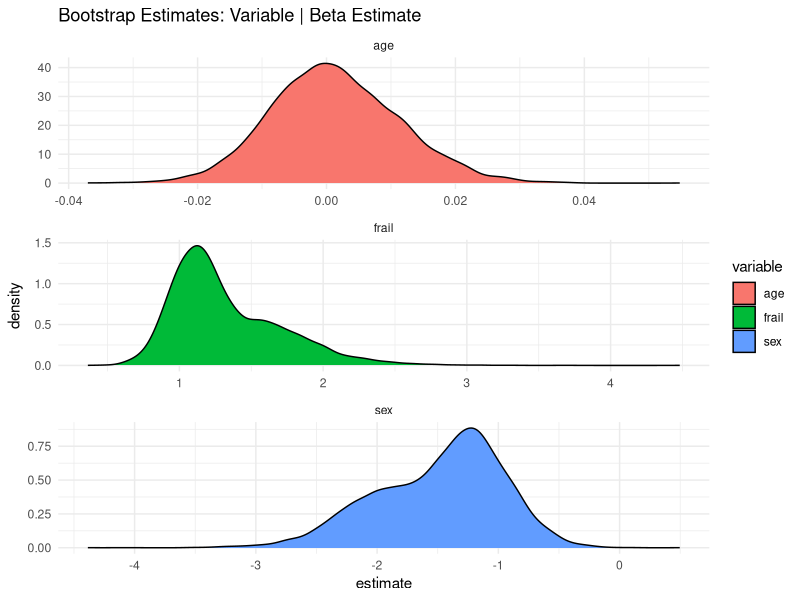

Recreate this plot in R. (Note: a time limit stopped this script after it produced the figure.)
## ---- chunk 1
knitr::opts_chunk$set(echo = TRUE)
suppressPackageStartupMessages( library(survival))
suppressPackageStartupMessages( library(survminer))
suppressPackageStartupMessages( library(boot))
suppressPackageStartupMessages( library(ggplot2))
suppressPackageStartupMessages( library(parallel))
suppressPackageStartupMessages( library(data.table))
## ---- chunk 2
data("kidney")
kidney <- data.table(kidney)
#parallelize bootstrap to speed up compute
B <- 1e04

bs_res <- rbindlist(mclapply(1:B, function(b) {
  pick_indices <- sample(1:nrow(kidney), size = nrow(kidney), replace = T)
  bs_data <- kidney[pick_indices]
  bs_mod <- coxph(Surv(time, status) ~ age + sex + frail , data = bs_data)
  df_coef <- data.table(variable = names(bs_mod$coefficients) ,
                         estimate = as.numeric(bs_mod$coefficients), 
                         estimate_type = 'Beta',  stringsAsFactors = F)
  df_se <- data.table(variable = names(bs_mod$coefficients) ,
                         estimate = sqrt(diag(bs_mod$var)), 
                         estimate_type = 'Standard Error',  stringsAsFactors = F)
  return(rbindlist(list(df_coef, df_se)))
}, mc.cores = 10))

#summarize bootstrap results
sum_res <- bs_res[ ,.(bs_mean = mean(estimate, na.rm=T)),.(variable,estimate_type)]
se <- sum_res[estimate_type == 'Standard Error']$bs_mean
sum_res <- sum_res[estimate_type == 'Beta']
sum_res <- transform(sum_res, 
                     std_err = paste0('[',round(bs_mean - 1.645*se,digits = 3),',',round(bs_mean + 1.645*se,digits = 3),']'),
                     bs_mean = round(bs_mean, digits = 3),
                     estimate_type = NULL)
setnames(sum_res, names(sum_res), c('Variable','Estimate (Mean)','Std Error (1.645 * Mean SE)'))
knitr::kable(sum_res,caption = 'PH Regression: Bootstrap Results (B = 10,000)',align = 'l')
## ---- chunk 3
############Function for bootstrapping "Age"
bs_fun_age <- function(data, indices){
	bs_dat <- data[indices,]
  	res.cox <- coxph(Surv(time, status) ~ age + sex + frail , data = bs_dat)
  	return(c(as.numeric(res.cox$coefficients["age"])))
}
############Sex
bs_fun_sex <- function(data, indices){
	bs_dat <- data[indices,]
  	res.cox <- coxph(Surv(time, status) ~ age + sex + frail , data = bs_dat)
  	return(as.numeric(res.cox$coefficients["sex"]))
}
############Frail
bs_fun_frail <- function(data, indices){
	bs_dat <- data[indices,]
  	res.cox <- coxph(Surv(time, status) ~ age + sex + frail , data = bs_dat)
  	return(as.numeric(res.cox$coefficients["frail"]))
}

#boot objects
bs_res_age <- suppressWarnings(boot(kidney, bs_fun_age, R=B,parallel = 'multicore',
                                    ncpus = 10))
bs_res_sex <- suppressWarnings(boot(kidney, bs_fun_sex, R=B, parallel = 'multicore',
                                    ncpus=10))
bs_res_frail <- suppressWarnings(boot(kidney, bs_fun_frail, R=B, parallel = 'multicore',
                                      ncpus = 10))
#ci results
bs_ci_age <- suppressWarnings(boot.ci(bs_res_age, conf = 0.90, 
                                      var.t0 = NULL, type = "norm", parallel = 'multicore',
                                      ncpus = 10))

bs_ci_sex <- suppressWarnings(boot.ci(bs_res_sex, conf = 0.90, var.t0 = NULL, type = "norm", 
                                      parallel = 'multicore', ncpus = 10))

bs_ci_frail <- suppressWarnings(boot.ci(bs_res_frail, conf = 0.90, var.t0 = NULL, type = "norm", 
                                        parallel = 'multicore', ncpus = 10))

# summarize and table it up
get_upper_lower <- function(x){
  upper = round(x$normal[2],digits = 3)
  lower = round(x$normal[3], digits = 3)
  return(paste0('[',upper,',',lower,']'))
}

comp_table <- data.frame(
  variable = c('age','sex','frail'),
  interval = c(get_upper_lower(bs_ci_age),get_upper_lower(bs_ci_sex),get_upper_lower(bs_ci_frail)),
  interval_by_hand = sum_res[,3,with=F],
  stringsAsFactors = F
)
# setnames(comp_table, names(comp_table), c('Variable', 'Interval: boot Package',
#                                           'Interval: Hand Calculation'))
# knitr::kable(comp_table,caption = 'Bootstrap Results Comparison (B = 10,000)',align = 'l')
## ---- chunk 4
ggplot(bs_res[estimate_type == 'Beta'], aes(x = estimate, fill = variable) ) + geom_density() + theme_minimal() + facet_wrap(~variable,scales = 'free',nrow=3) + ggtitle('Bootstrap Estimates: Variable | Beta Estimate ')

## ---- chunk 5
age_bca <- suppressWarnings(boot.ci(bs_res_age, conf = 0.90, var.t0 = NULL, type = "bca"))
sex_bca <- suppressWarnings(boot.ci(bs_res_sex, conf = 0.90, var.t0 = NULL, type = "bca"))
frail_bca <- suppressWarnings(boot.ci(bs_res_frail, conf = 0.90, var.t0 = NULL, type = "bca"))

get_upper_lower_bca <- function(x){
  upper = round(x$bca[4],digits = 3)
  lower = round(x$bca[5], digits = 3)
  return(paste0('[',upper,',',lower,']'))
}

bca_table <- data.frame(
  variable = c('age','sex','frail'),
  interval_bca = c(get_upper_lower_bca(age_bca),get_upper_lower_bca(sex_bca),get_upper_lower_bca(frail_bca)),
  interval_norm = comp_table[,2],
  interval_by_hand = sum_res[,3,with=F],
  interval_hand_perc = c('[*TBD,TBD*]','[*TBD,TBD*]','[*TBD,TBD*]'),
  stringsAsFactors = F)

#only need two tables
setnames(bca_table, names(bca_table), c('Variable', 'boot (BCa)','boot (Normal)',
                                          'Hand calc (Normal)', 'Hand calc (Percentile)'))
knitr::kable(bca_table,caption = 'Bootstrap Results Comparison (B = 10,000)',align = 'l')
## ---- chunk 6
suppressPackageStartupMessages( library(parallel))
suppressPackageStartupMessages( library(data.table))
data("kidney")
kidney <- data.table(kidney)
#parallelize bootstrap to speed up compute
B <- 1e04

bs_res <- rbindlist(mclapply(1:B, function(b) {
  pick_indices <- sample(1:nrow(kidney), size = nrow(kidney), replace = T)
  bs_data <- kidney[pick_indices]
  bs_mod <- coxph(Surv(time, status) ~ age + sex + disease + frail , 
                  data = bs_data)
  df_coef <- data.table(variable = names(bs_mod$coefficients) ,
                         estimate = as.numeric(bs_mod$coefficients), 
                         estimate_type = 'Beta',  stringsAsFactors = F)
  df_se <- data.table(variable = names(bs_mod$coefficients) ,
                         estimate = sqrt(diag(bs_mod$var)), 
                         estimate_type = 'Standard Error',  
                      stringsAsFactors = F)
  return(rbindlist(list(df_coef, df_se)))
}, mc.cores = 10))

#summarize bootstrap results
sum_res <- bs_res[ ,.(bs_mean = mean(estimate, na.rm=T)),.(variable,estimate_type)]
se <- sum_res[estimate_type == 'Standard Error']$bs_mean
sum_res <- sum_res[estimate_type == 'Beta']
sum_res <- transform(sum_res, 
              std_err = paste0('[',round(bs_mean + 1.645*se,digits = 3),',',
                                      round(bs_mean - 1.645*se,digits = 3),']'),
              bs_mean = round(bs_mean, digits = 3),
              estimate_type = NULL)
setnames(sum_res, names(sum_res), 
         c('Variable','Estimate (Mean)','Std Error (1.645 * Mean SE)'))
